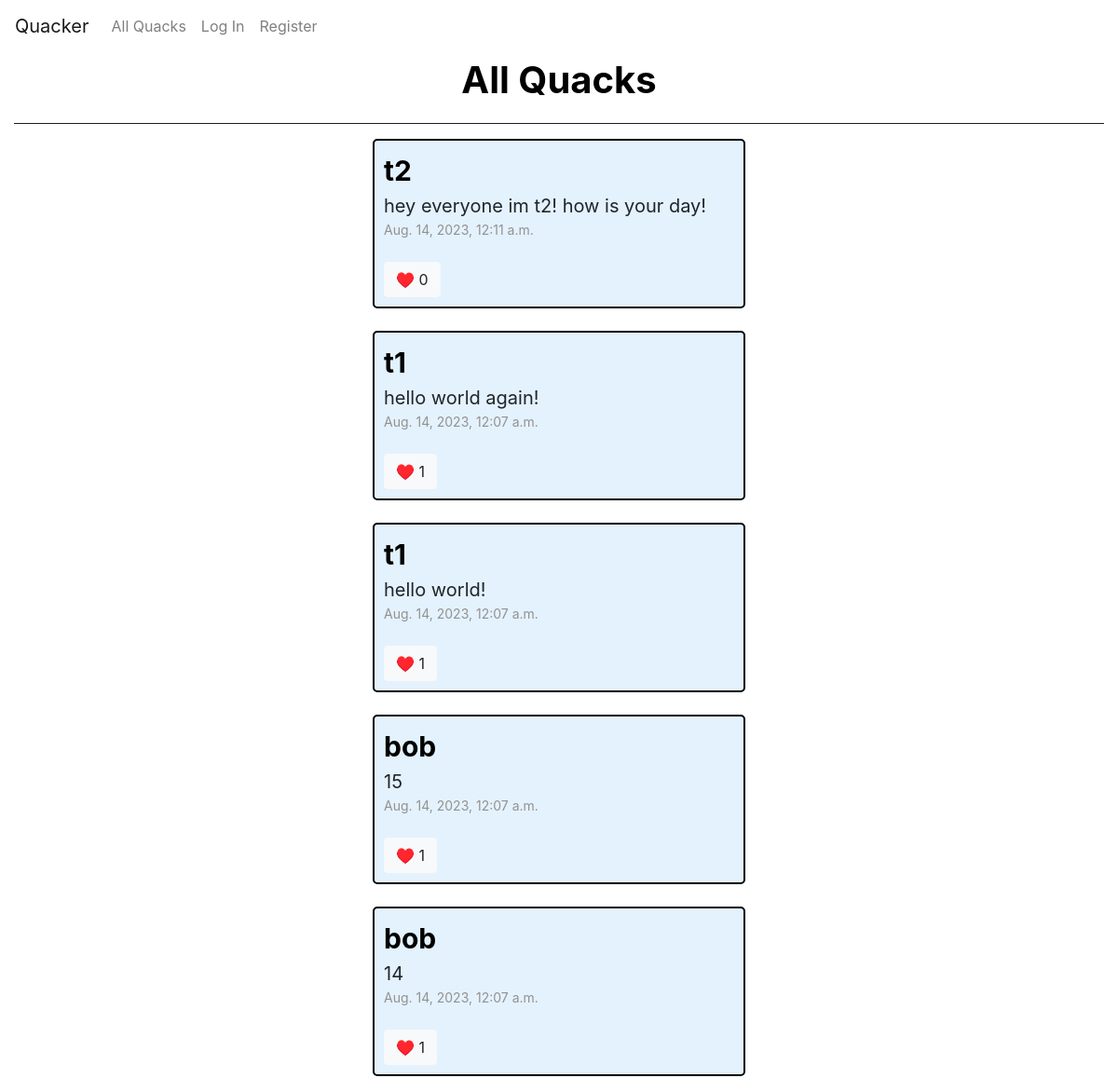
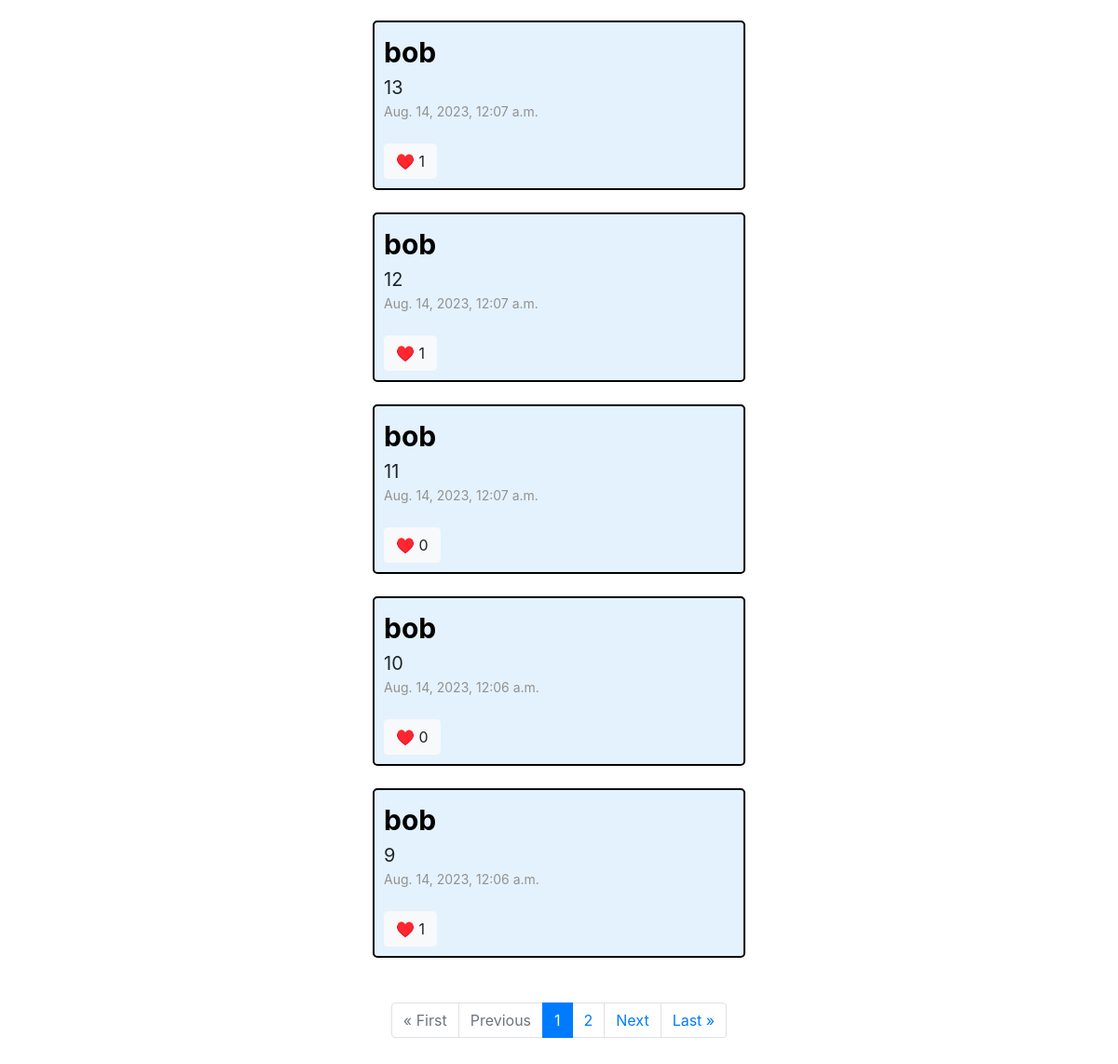
The page / on the database its author committed (2 pictures, top to bottom).
### network/models.py (models this page shows, shortened)
class Post(models.Model):
    post_id = models.AutoField(primary_key=True, editable=False)
    likes = models.IntegerField(default=0)
    creator = models.ForeignKey(User, on_delete=models.CASCADE)
    timestamp = models.DateTimeField(auto_now_add=django.utils.timezone.now())
    content = models.CharField(max_length=500)

class User(AbstractUser):
    user_id = models.AutoField(primary_key=True, editable=False)
    posts = models.ManyToManyField('Post', blank=True, related_name = "liked_posts")
    def __str__(self):
        return f"{self.username}"

### network/views.py (the view)
# urls.py: path("", views.index, name="index"),
def index(request):
    p = Paginator(Post.objects.all().order_by("-timestamp"), 10)
    page = request.GET.get('page')
    posts = p.get_page(page)
    if request.user in User.objects.all():
        if not Follower.objects.filter(user = request.user):
            follower = Follower(user=request.user)
            follower.save()
            print("ok this is gonna work")
        current_user = request.user
        liked_posts = current_user.posts.all()
    else:
        liked_posts = None
    return render(request, "network/index.html", {
        "posts": posts,
        "liked_posts": liked_posts
    })

### network/templates/network/index.html (shortened to what this page needs)
{% extends "network/layout.html" %}
{% block body %}
{% if not profile %}
    {% if not following %}
        <div class="profile_name center">
            <b>All Quacks</b>
        </div>
        <hr>
    {% endif %}
{% endif %}
 <div class="posts">
    {% for post in posts %}
        <div class="post" id="{{post.post_id}}">
            <div class="creator">
                <a href="{% url 'user' post.creator.user_id%}"><b>{{post.creator}}</b></a>
            </div>
            <div class="content">
                {{post.content}}
            </div>
            <div class="timestamp">
                {{post.timestamp}}
            </div>
            <br>
            {% if user.is_authenticated %}
                {% if request.user == post.creator %}
                    {% if post in liked_posts %}
                        <div class="left">
                            <button class="like btn btn-danger">
                                ♥️ {{post.likes}}
                            </button>
                        </div>
                    {% else %}
                        <div class="left">
                            <button class="like btn btn-light">
                                ♥️ {{post.likes}}
                            </button>
                        </div>
                    {% endif %}
                    <div class="right">
                        <button class="edit btn btn-primary">
                            Edit
                        </button>
                    </div>
                {% else %}
                    {% if post in liked_posts %}
                        <div>
                            <button class="like btn btn-danger">
                                ♥️ {{post.likes}}
                            </button>
                        </div>
                    {% else %}
                        <div>
                            <button class="like btn btn-light">
                                ♥️ {{post.likes}}
                            </button>
                        </div>
                    {% endif %}
                {% endif %}
            {% else %}
                <div>
                    <button class="unlikeable btn btn-light">
                        ♥️ {{post.likes}}
                    </button>
                </div>
            {% endif %}
        </div>
        <br>
    {% empty %}
        <h2 class="center">No quacks yet!</h2>
    {% endfor %}
</div>
<br>
<nav>
    <ul class="pagination justify-content-center" style="color:black;">
        {% if posts.has_previous %}
            <li class="page-item"><a class="page-link" href="?page=1">&laquo First</a></li>
            <li class="page-item"><a class="page-link" href="?page={{posts.previous_page_number }}">Previous</a></li>
        {% else %}
            <li class="page-item disabled"><a class="page-link">&laquo First</a></li>
            <li class="page-item disabled"><a class="page-link">Previous</a></li>
        {% endif %}
        {% with ''|center:posts.paginator.num_pages as range %}
        {% for i in range %}
            {% if forloop.counter != posts.number %}
                <li class="page-item"><a class="page-link" href="?page={{forloop.counter}}">{{forloop.counter}}</a></li>
            {% else %}
                <li class="page-item active"><a class="page-link" href="?page={{forloop.counter}}">{{forloop.counter}}</a></li>
            {% endif %}
        {% endfor %}
        {% endwith %}
        {% if posts.has_next %}
            <li class="page-item"><a class="page-link" href="?page={{posts.next_page_number}}">Next</a></li>
            <li class="page-item"><a class="page-link" href="?page={{posts.paginator.num_pages}}"> Last &raquo</a></li>
        {% else %}
            <li class="page-item disabled"><a class="page-link" >Next</a></li>
            <li class="page-item disabled"><a class="page-link" > Last &raquo</a></li>
        {% endif %}
    </ul>
</nav>
<br>
{% endblock %}

### network/templates/network/layout.html (shortened to what this page needs)
{% load static %}
<!DOCTYPE html>
<html lang="en">
    <head>
        <link rel="stylesheet" href="https://stackpath.bootstrapcdn.com/bootstrap/4.4.1/css/bootstrap.min.css">
        <link href="{% static 'network/styles.css' %}" rel="stylesheet">
    </head>
    <body>
        <nav class="navbar navbar-expand-lg navbar-light">
            <a class="navbar-brand" href="{% url 'index' %}">Quacker</a>
            <div class="collapse navbar-collapse center mx-auto" id="navbarSupportedContent">
              <ul class="navbar-nav mr-auto">
                <li class="nav-item">
                  <a class="nav-link" href="{% url 'index' %}">All Quacks</a>
                </li>
                {% if user.is_authenticated %}
                    <li class="nav-item">
                        <a class="nav-link" href="{% url 'following' %}">Following</a>
                    </li>
                    <li class="nav-item">
                        <a class="nav-link" href="{% url 'logout' %}">Log Out</a>
                    </li>
                {% else %}
                    <li class="nav-item">
                        <a class="nav-link" href="{% url 'login' %}">Log In</a>
                    </li>
                    <li class="nav-item">
                        <a class="nav-link" href="{% url 'register' %}">Register</a>
                    </li>
                {% endif %}
              </ul>
            </div>
          </nav>
        <div class="body">
            {% block body %}
            {% endblock %}
        </div>
    </body>
</html>

### network/static/network/styles.css (style rules this page uses)
.body { margin-left: 15px; margin-right: 15px; }
.center { text-align: center; }
.post { height: auto; padding: 10px; border-radius: 5px; border: 2px solid black; background-color: #e3f2fd;; }
.posts { width: 50vh; margin: auto; }
a b { font-size: 30px; color: black; }
.content { font-size: 20px; word-break: break-word; }
.timestamp { font-size: 14px; color: rgb(148, 145, 145); }
hr { background-color: rgb(34, 33, 33); }
.profile_name { font-size: 40px; color: black; }
li a { color:black; }
.unlikeable { align-items: center; align-content: center; }

### rows shown on the page
Post: creator "t2", content "hey everyone im t2! how is your day!", timestamp "Aug. 14, 2023, 12:11 a.m.", likes "0"
Post: creator "t1", content "hello world again!", timestamp "Aug. 14, 2023, 12:07 a.m.", likes "1"
Post: creator "t1", content "hello world!", timestamp "Aug. 14, 2023, 12:07 a.m.", likes "1"
Post: creator "bob", content "15", timestamp "Aug. 14, 2023, 12:07 a.m.", likes "1"
Post: creator "bob", content "14", timestamp "Aug. 14, 2023, 12:07 a.m.", likes "1"
Post: creator "bob", content "13", timestamp "Aug. 14, 2023, 12:07 a.m.", likes "1"
Post: creator "bob", content "12", timestamp "Aug. 14, 2023, 12:07 a.m.", likes "1"
Post: creator "bob", content "11", timestamp "Aug. 14, 2023, 12:07 a.m.", likes "0"
Post: creator "bob", content "10", timestamp "Aug. 14, 2023, 12:06 a.m.", likes "0"
Post: creator "bob", content "9", timestamp "Aug. 14, 2023, 12:06 a.m.", likes "1"
